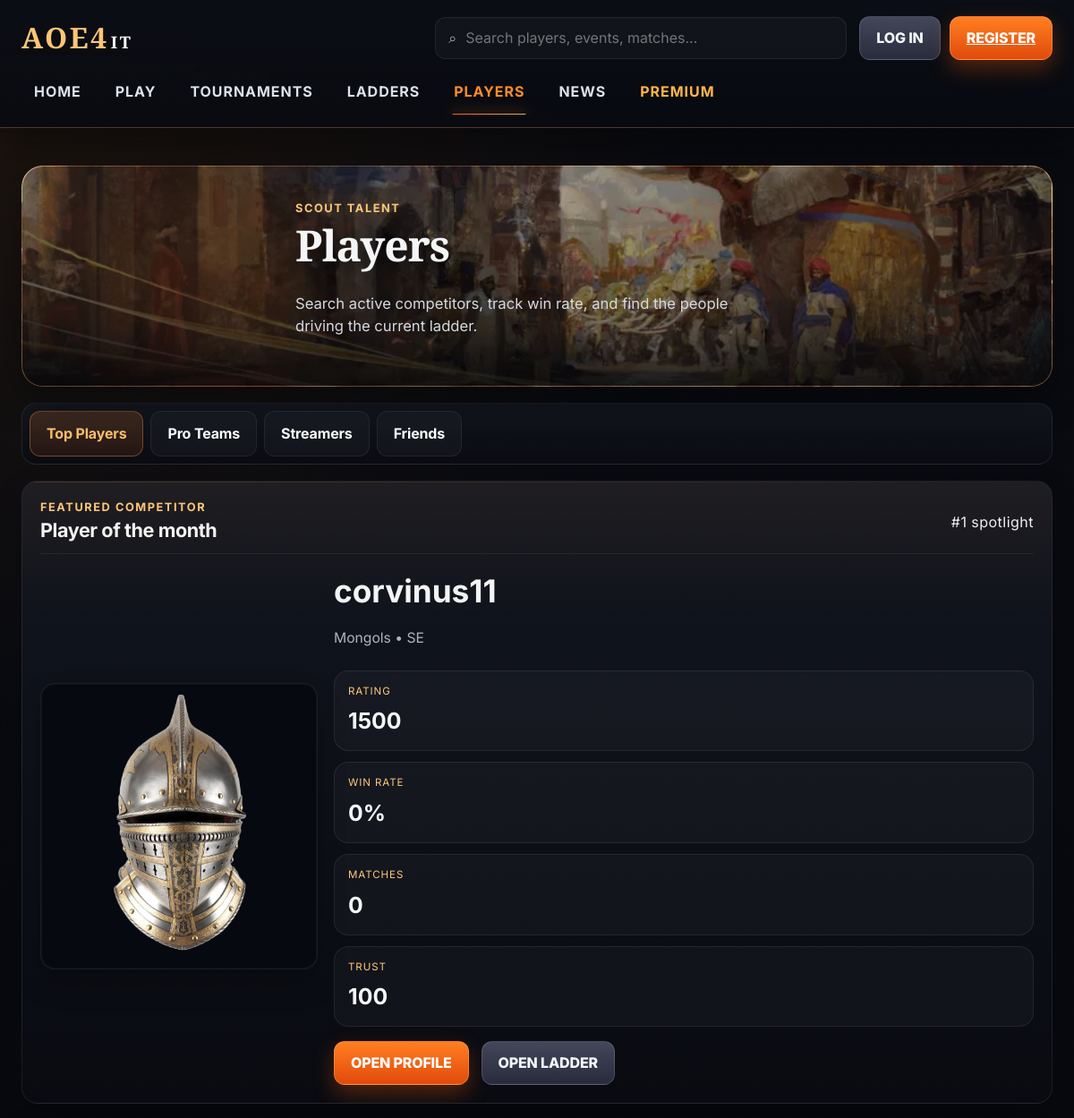
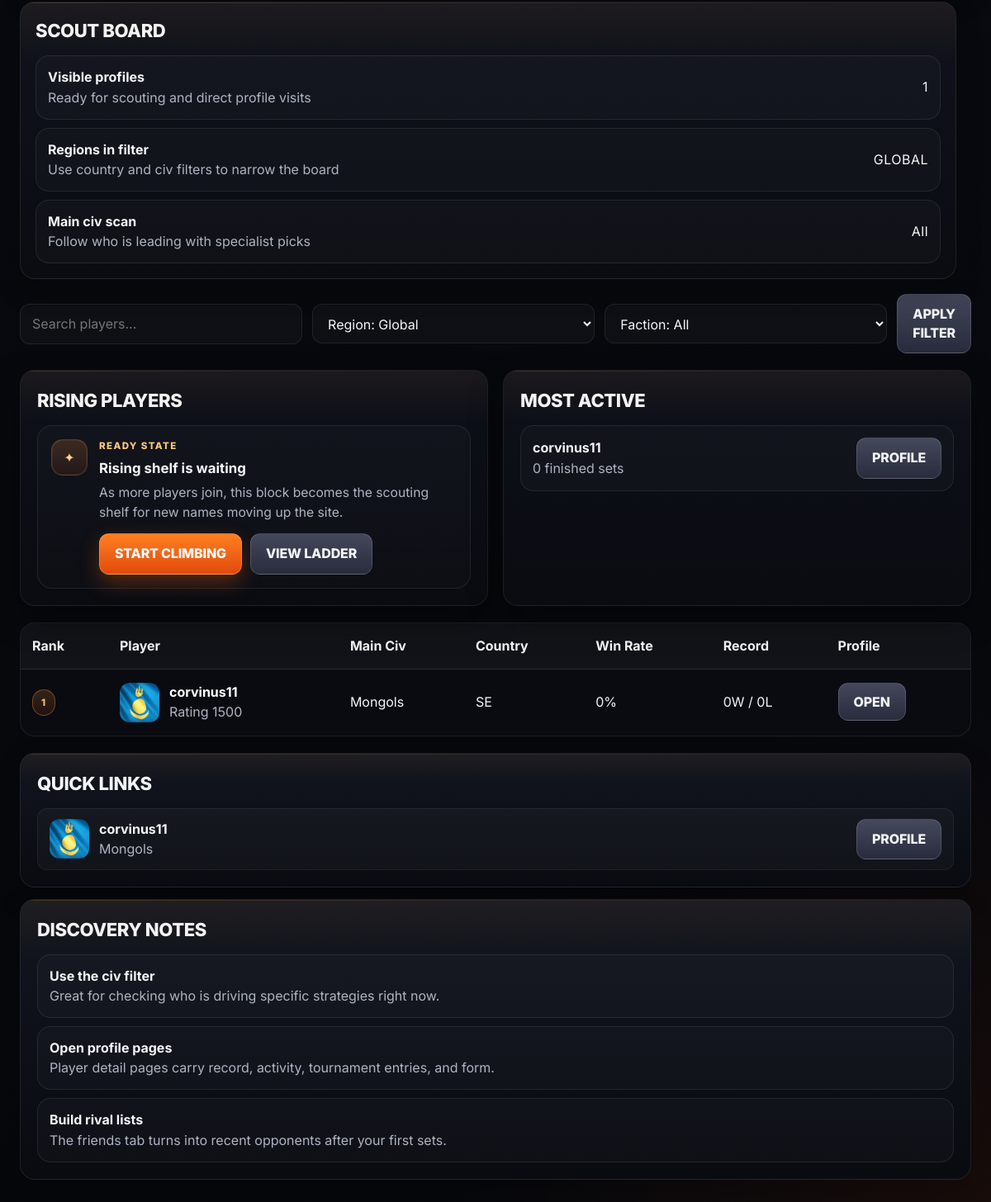
The page /players on the database its author committed (2 pictures, top to bottom).
### tables this page shows
CREATE TABLE players (
            id INTEGER PRIMARY KEY AUTOINCREMENT,
            user_id INTEGER UNIQUE,
            display_name TEXT NOT NULL UNIQUE,
            country TEXT,
            main_civ TEXT,
            bio TEXT,
            rating INTEGER NOT NULL DEFAULT 1500,
            trust_score INTEGER NOT NULL DEFAULT 100,
            is_shadow INTEGER NOT NULL DEFAULT 0,
            created_at TEXT NOT NULL,
            FOREIGN KEY (user_id) REFERENCES users(id)
        );

### app.py (the view, shortened to what this page needs)
@app.route('/players', methods=['GET', 'POST'])
@rate_limit(10, 600, scope='user')
def players():
    current_user = get_current_user()
    current_player = get_current_player()
    search = request.args.get('q', '').strip()
    active_tab = request.args.get('tab', 'players').strip().lower()
    if active_tab not in {'players', 'teams', 'streamers', 'friends'}:
        active_tab = 'players'
    region = request.args.get('region', 'global').strip().upper() or 'GLOBAL'
    civ_filter = request.args.get('civ', '').strip()
    country_filter = '' if region == 'GLOBAL' else region
    rows = filtered_public_players(search=search, country=country_filter, civ=civ_filter)
    ladder_rows = []
    for idx, row in enumerate(rows, start=1):
        ladder_rows.append({'rank': idx, 'player': row, 'stats': player_stats(row['id'])})
    most_active_rows = sorted(ladder_rows, key=lambda item: (item['stats']['played'], item['player']['rating']), reverse=True)[:4]
    return render_template(
        'players.html',
        ladder_rows=ladder_rows,
        most_active_rows=most_active_rows,
        search=search,
        active_tab=active_tab,
        region=region,
        civ_filter=civ_filter,
        featured_teams=featured_team_cards(),
        streamer_rows=ladder_rows[:6],
        friend_rows=friend_rows_for_player(current_player['id'] if current_player else None),
    )

### templates/players.html (shortened to what this page needs)
{% extends 'faceit_base.html' %}
{% from '_faceit_macros.html' import empty_panel %}
{% block content %}
<section class="hero hero-players compact hero-with-art" style="background-image:url('{{ url_for('static', filename='art/header_market.webp') }}');">
  <div class="hero-overlay"></div>
  <div class="hero-center center-narrow">
    <div class="hero-kicker">Scout talent</div>
    <h1>Players</h1>
    <p>Search active competitors, track win rate, and find the people driving the current ladder.</p>
  </div>
</section>
<section class="tab-strip slim">
  <a class="subtab {% if active_tab == 'players' %}active{% endif %}" href="{{ url_for('players', tab='players', q=search, region=region, civ=civ_filter) }}">Top Players</a>
  <a class="subtab {% if active_tab == 'teams' %}active{% endif %}" href="{{ url_for('players', tab='teams', q=search, region=region, civ=civ_filter) }}">Pro Teams</a>
  <a class="subtab {% if active_tab == 'streamers' %}active{% endif %}" href="{{ url_for('players', tab='streamers', q=search, region=region, civ=civ_filter) }}">Streamers</a>
  <a class="subtab {% if active_tab == 'friends' %}active{% endif %}" href="{{ url_for('players', tab='friends', q=search, region=region, civ=civ_filter) }}">Friends</a>
</section>
{% if active_tab == 'players' %}
<section class="players-hero-grid top-gap-sm">
  <article class="card feature-card hero-player-card span-2 surface-card--accent">
    <div class="section-head tight-head">
      <div>
        <div class="hero-kicker">Featured competitor</div>
        <h3>Player of the month</h3>
      </div>
      {% if ladder_rows %}<span class="pill">#1 spotlight</span>{% endif %}
    </div>
    {% if ladder_rows %}
      {% set champion = ladder_rows[0] %}
      {% set champion_stats = champion.stats %}
      {% set champion_winrate = ((champion_stats.wins / champion_stats.played * 100) if champion_stats.played else 0)|round(0)|int %}
      <div class="hero-player-layout">
        <div class="hero-player-visual spotlight-helmet" style="background-image:url('{{ url_for('static', filename='art/knight_helmet_feature_v20.png') }}'); background-size:contain; background-repeat:no-repeat; background-position:center; background-color:rgba(10,13,19,.88);"></div>
        <div class="hero-player-copy">
          <h2>{{ champion.player.display_name }}</h2>
          <p class="muted">{{ champion.player.main_civ or 'Open civ pool' }}{% if champion.player.country %} • {{ champion.player.country }}{% endif %}</p>
          <div class="feature-stat-row">
            <div class="feature-stat"><span>Rating</span><strong>{{ champion.player.rating }}</strong></div>
            <div class="feature-stat"><span>Win rate</span><strong>{{ champion_winrate }}%</strong></div>
            <div class="feature-stat"><span>Matches</span><strong>{{ champion_stats.played }}</strong></div>
            <div class="feature-stat"><span>Trust</span><strong>{{ champion.player.trust_score }}</strong></div>
          </div>
          <div class="hero-actions left-actions top-gap-sm">
            <a class="small-btn" href="{{ url_for('player_detail', player_id=champion.player.id) }}">Open profile</a>
            <a class="small-btn alt" href="{{ url_for('ladder') }}">Open ladder</a>
          </div>
        </div>
      </div>
    {% else %}
      {{ empty_panel('No featured player yet', 'Once profiles and results start flowing in, this block becomes the main player spotlight instead of a tiny side card.', url_for('register_account') if not current_user else url_for('players'), 'Create profile', url_for('ladder'), 'Open ladder') }}
    {% endif %}
  </article>
  <article class="card scout-summary-card surface-card--sidebar">
    <div class="card-title">Scout Board</div>
    <div class="stack-list compact-gap">
      <div class="list-row compact-list-row">
        <div class="row-main"><strong>Visible profiles</strong><div class="muted">Ready for scouting and direct profile visits</div></div>
        <div class="row-side"><span class="pill">{{ ladder_rows|length }}</span></div>
      </div>
      <div class="list-row compact-list-row">
        <div class="row-main"><strong>Regions in filter</strong><div class="muted">Use country and civ filters to narrow the board</div></div>
        <div class="row-side"><span class="pill">{{ region }}</span></div>
      </div>
      <div class="list-row compact-list-row">
        <div class="row-main"><strong>Main civ scan</strong><div class="muted">Follow who is leading with specialist picks</div></div>
        <div class="row-side"><span class="pill">{{ civ_filter or 'All' }}</span></div>
      </div>
    </div>
  </article>
</section>
{% endif %}
<section class="players-layout top-gap-md">
  <div>
    <form class="filter-row" method="get" action="{{ url_for('players') }}">
      <input id="playerSearch" name="q" type="text" placeholder="Search players..." value="{{ search }}" />
      <select name="region">
        <option value="GLOBAL" {% if region == 'GLOBAL' %}selected{% endif %}>Region: Global</option>
      </select>
      <select name="civ">
        <option value="" {% if not civ_filter %}selected{% endif %}>Faction: All</option>
      </select>
      <button class="small-btn alt" type="submit">Apply Filter</button>
    </form>
    {% if active_tab == 'players' %}
    <div class="player-discovery-grid top-gap-md">
      <article class="card spotlight-list-card surface-card--soft">
        <div class="card-title">Rising Players</div>
        <div class="stack-list compact-gap">
          {% for row in ladder_rows[1:5] %}
          <a class="list-row compact-list-row card-link" href="{{ url_for('player_detail', player_id=row.player.id) }}">
            <div class="row-main">
              <strong>{{ row.player.display_name }}</strong>
              <div class="muted">{{ row.player.main_civ or 'Open pool' }}</div>
            </div>
            <div class="row-side"><span class="pill">{{ row.player.rating }}</span></div>
          </a>
          {% else %}
          {{ empty_panel('Rising shelf is waiting', 'As more players join, this block becomes the scouting shelf for new names moving up the site.', url_for('register_account') if not current_user else url_for('play'), 'Start climbing', url_for('ladder'), 'View ladder', compact=True) }}
          {% endfor %}
        </div>
      </article>
      <article class="card spotlight-list-card surface-card--soft">
        <div class="card-title">Most Active</div>
        <div class="stack-list compact-gap">
          {% for row in most_active_rows %}
          <div class="list-row compact-list-row">
            <div class="row-main">
              <strong>{{ row.player.display_name }}</strong>
              <div class="muted">{{ row.stats.played }} finished set{% if row.stats.played != 1 %}s{% endif %}</div>
            </div>
            <div class="row-side"><a class="small-btn alt" href="{{ url_for('player_detail', player_id=row.player.id) }}">Profile</a></div>
          </div>
          {% else %}
          {{ empty_panel('Activity shelf is empty', 'Finished rooms will surface here once more players complete sets and build a visible match volume.', url_for('play'), 'Open queue', url_for('tournaments'), 'Open weekly', compact=True) }}
          {% endfor %}
        </div>
      </article>
    </div>
    {% if ladder_rows %}<div class="table-wrap top-gap-md rich-table-wrap">
      <table>
        <thead>
          <tr><th>Rank</th><th>Player</th><th>Main Civ</th><th>Country</th><th>Win Rate</th><th>Record</th><th>Profile</th></tr>
        </thead>
        <tbody>
          {% for row in ladder_rows %}
          {% set stats = row.stats %}
          {% set winrate = ((stats.wins / stats.played * 100) if stats.played else 0)|round(0)|int %}
          <tr>
            <td><span class="rank-pill">{{ row.rank }}</span></td>
            <td>
              <div class="table-player-block">
                <div class="avatar-sm" style="background-image:url('{{ url_for('static', filename='flags/' ~ civ_flags[row.player.main_civ]) if row.player.main_civ and civ_flags.get(row.player.main_civ) else url_for('static', filename='art/default_avatar.svg') }}')"></div>
                <div>
                  <a class="table-player-link" href="{{ url_for('player_detail', player_id=row.player.id) }}">{{ row.player.display_name }}</a>
                  <div class="muted">Rating {{ row.player.rating }}</div>
                </div>
              </div>
            </td>
            <td>{{ row.player.main_civ or 'Open pool' }}</td>
            <td>{{ row.player.country or 'Global' }}</td>
            <td>{{ winrate }}%</td>
            <td>{{ stats.wins }}W / {{ stats.losses }}L</td>
            <td><a class="small-btn alt" href="{{ url_for('player_detail', player_id=row.player.id) }}">Open</a></td>
          </tr>
          {% endfor %}
        </tbody>
      </table>
    </div>{% endif %}
    {% endif %}
  </div>
  <aside class="sidebar-stack">
    <article class="card side-highlight">
      <div class="card-title">Quick Links</div>
      {% for row in ladder_rows[:3] %}
      <div class="teammate-row">
        <div class="teammate-left"><div class="avatar-sm" style="background-image:url('{{ url_for('static', filename='flags/' ~ civ_flags[row.player.main_civ]) if row.player.main_civ and civ_flags.get(row.player.main_civ) else url_for('static', filename='art/default_avatar.svg') }}')"></div><div><strong>{{ row.player.display_name }}</strong><div class="muted">{{ row.player.main_civ or 'Open profile' }}</div></div></div>
        <a class="small-btn alt" href="{{ url_for('player_detail', player_id=row.player.id) }}">Profile</a>
      </div>
      {% else %}
      {{ empty_panel('No quick links yet', 'Once profiles exist, this sidebar becomes a faster route into featured competitors and rivals.', url_for('players'), 'Refresh board', url_for('register_account') if not current_user else url_for('players'), 'Create profile', compact=True) }}
      {% endfor %}
    </article>
    <article class="card side-highlight">
      <div class="card-title">Discovery Notes</div>
      <div class="stack-list compact-gap">
        <div class="list-row compact-list-row"><div class="row-main"><strong>Use the civ filter</strong><div class="muted">Great for checking who is driving specific strategies right now.</div></div></div>
        <div class="list-row compact-list-row"><div class="row-main"><strong>Open profile pages</strong><div class="muted">Player detail pages carry record, activity, tournament entries, and form.</div></div></div>
        <div class="list-row compact-list-row"><div class="row-main"><strong>Build rival lists</strong><div class="muted">The friends tab turns into recent opponents after your first sets.</div></div></div>
      </div>
    </article>
  </aside>
</section>
{% endblock %}

### rows shown on the page
players: player.display_name "corvinus11", player "Mongols", player.country "SE", player.rating "1500", player.trust_score "100", player.display_name "corvinus11", rank "1", main_civ (picture), player "SE", is_shadow "0", wins "0", losses "0", player.display_name "corvinus11", player "Mongols"

### other values the page prints
{{ champion_winrate }} "0"
{{ champion_stats.played }} "0"
{{ ladder_rows|length }} "1"
{{ region }} "GLOBAL"
{{ civ_filter or 'All' }} "All"
{{ title }} "Rising shelf is waiting"
{{ body }} "As more players join, this block becomes the scouting shelf for new names moving up the site."
{{ primary_text }} "START CLIMBING"
{{ secondary_text }} "VIEW LADDER"
{{ row.stats.played }} "0"
